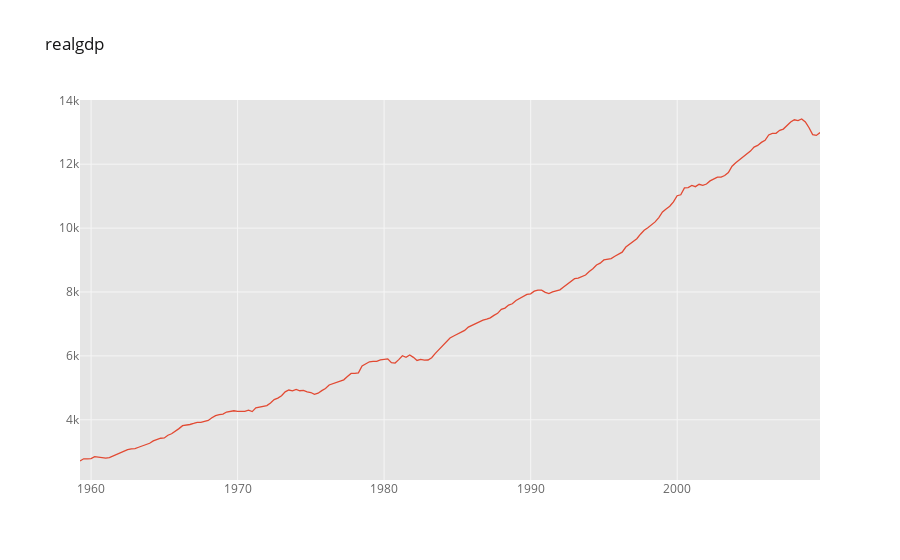

Notebook code for this chart:
### Code cell
# lets plot realgdp
df['realgdp'].iplot(kind = 'line',title = 'realgdp' )

### Figure 1 — Plotly figure (JSON) as saved in the notebook; plotly's stock layout.template omitted (floating-point values rounded to 4 significant figures; data arrays with more than 128 entries replaced by an {"elided": "..."} marker saying what was removed)
{"data": [{"line": {"color": "rgba(226, 74, 51, 1.0)", "dash": "solid", "shape": "linear", "width": 1.3}, "mode": "lines", "name": "realgdp", "text": "", "type": "scatter", "x": {"elided": "203 str values"}, "y": {"elided": "203 float values"}}], "layout": {"legend": {"bgcolor": "#FFFFFF", "font": {"color": "#666666"}}, "paper_bgcolor": "#FFFFFF", "plot_bgcolor": "#E5E5E5", "title": {"font": {"color": "#151516"}, "text": "realgdp"}, "xaxis": {"gridcolor": "#F6F6F6", "showgrid": true, "tickfont": {"color": "#666666"}, "title": {"font": {"color": "#666666"}, "text": ""}, "zerolinecolor": "#F6F6F6"}, "yaxis": {"gridcolor": "#F6F6F6", "showgrid": true, "tickfont": {"color": "#666666"}, "title": {"font": {"color": "#666666"}, "text": ""}, "zerolinecolor": "#F6F6F6"}}}
